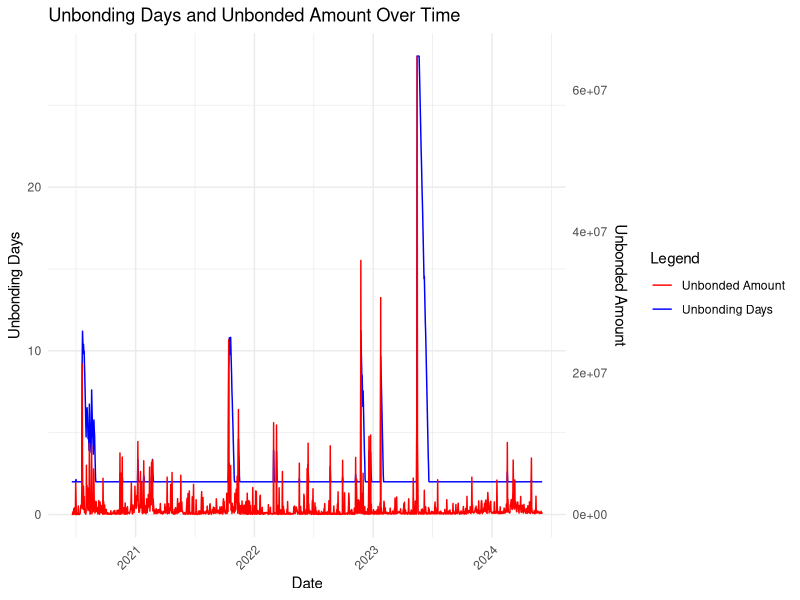

Generate this figure with R:
## ---- chunk 1
# Load necessary libraries
library(ggplot2)
# Load unbonding data.
empirical_data <- read.csv("empirical_data.csv")
# Set parameters
UPPER_BOUND <- 28 # in days
LOWER_BOUND <- 2 # in days
MIN_SLASHABLE_SHARE <- 0.1454 # the share of total stake that is slashable at any point in time
## ---- chunk 2
calculate_average_unbonds <- function(df){
  df$date <- as.Date(df$date)
  df$max_unstake <- df$total_stake * MIN_SLASHABLE_SHARE
  df$back_of_unbonding_queue <- df$date
  df$unbonding_delta <- 0
  df$unbonding_date <- NA

  df$unbonding_delta <- df$unbonded_amount / df$max_unstake * UPPER_BOUND
  for(i in 2:nrow(df)){
    df$back_of_unbonding_queue[i] <- as.Date(max(df$date[i], df$back_of_unbonding_queue[i-1]) + df$unbonding_delta[i])
    df$unbonding_date[i] <- min(UPPER_BOUND, max(as.numeric(df$back_of_unbonding_queue[i] - df$date[i]), LOWER_BOUND)) + df$date[i]
  }
    df$unbonding_duration <- as.Date(df$unbonding_date) - df$date
    df <- df[-1,]
  return(df)
}
## ---- chunk 3
output <- calculate_average_unbonds(empirical_data)
output$unbonding_days <- as.numeric(output$unbonding_duration)


ggplot(output, aes(x = date)) +
  geom_line(aes(y = unbonding_days, color = "Unbonding Days")) +
  geom_line(aes(y = unbonded_amount / max(unbonded_amount) * UPPER_BOUND, color = "Unbonded Amount")) + # scale the "unbonded_amount" to the maximum of y-axis of 28
  scale_y_continuous(
    name = "Unbonding Days", 
    limits = c(0, UPPER_BOUND),
    sec.axis = sec_axis(~ . * max(output$unbonded_amount) / UPPER_BOUND, name = "Unbonded Amount")
  ) +
  scale_color_manual(values = c("Unbonding Days" = "blue", "Unbonded Amount" = "red")) + 
  labs(title = "Unbonding Days and Unbonded Amount Over Time", 
       x = "Date", 
       y = "Unbonding Days / Scaled Unbonded Amount",
       color = "Legend") +
  theme_minimal() +
  theme(axis.text.x = element_text(angle = 45, hjust = 1))
